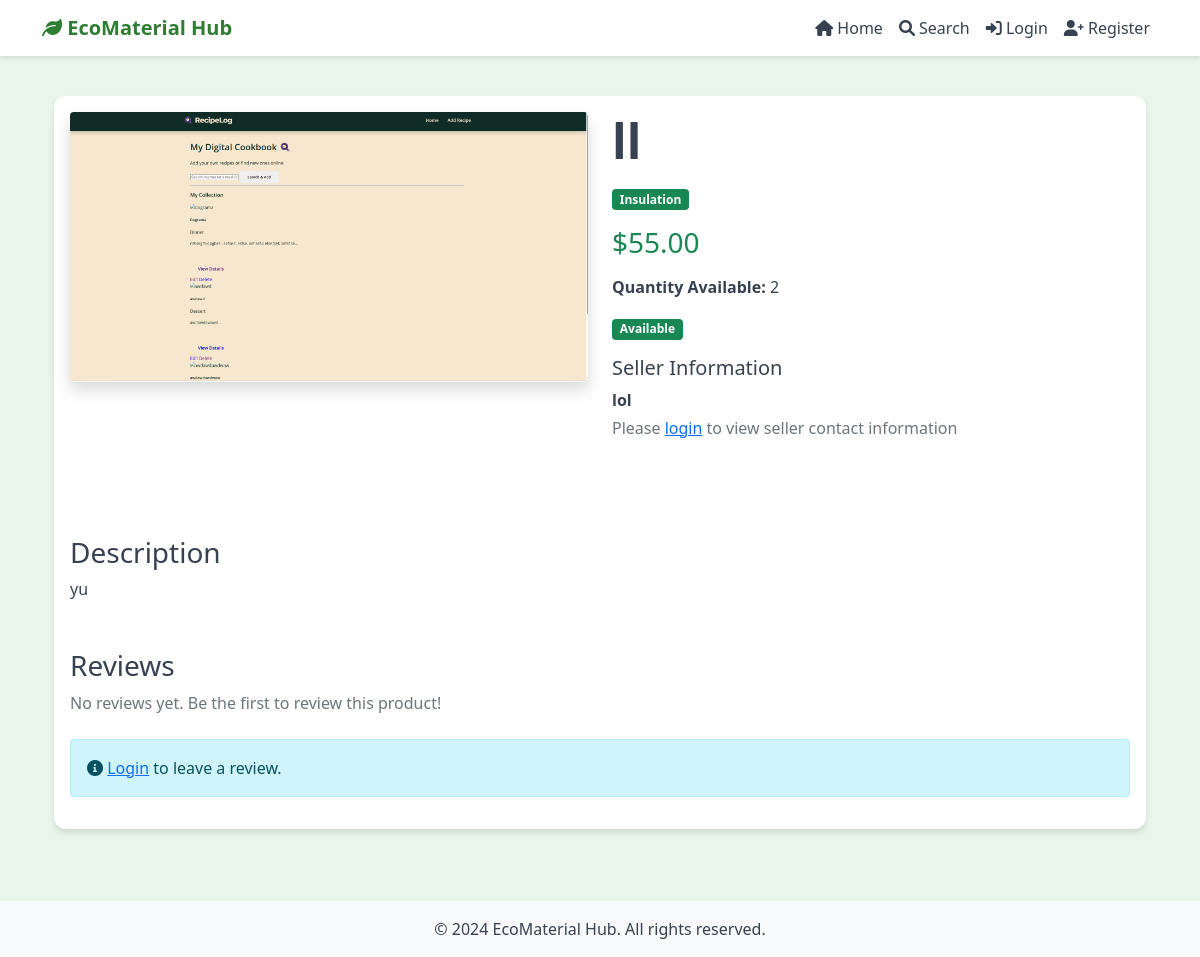
Page /product/1 on the committed database.
### models.py (models this page shows, shortened)
class Product(db.Model):
    __tablename__ = 'products'
    id = db.Column(db.Integer, primary_key=True)
    title = db.Column(db.String(200), nullable=False)
    description = db.Column(db.Text, nullable=False)
    price = db.Column(db.Numeric(10, 2), nullable=False)
    quantity = db.Column(db.Integer, nullable=False)
    status = db.Column(db.String(20), default='Available')  # Available/Sold/Reserved
    photo_filename = db.Column(db.String(255))
    created_at = db.Column(db.DateTime, default=datetime.utcnow)
    seller_id = db.Column(db.Integer, db.ForeignKey('users.id'), nullable=False)
    category_id = db.Column(db.Integer, db.ForeignKey('categories.id'), nullable=False)
    reviews = db.relationship('Review', backref='product', lazy=True, cascade='all, delete-orphan')
    favorites = db.relationship('Favorite', backref='product', lazy=True, cascade='all, delete-orphan')

class Category(db.Model):
    __tablename__ = 'categories'
    id = db.Column(db.Integer, primary_key=True)
    name = db.Column(db.String(100), unique=True, nullable=False)
    description = db.Column(db.Text)
    created_at = db.Column(db.DateTime, default=datetime.utcnow)
    products = db.relationship('Product', backref='category', lazy=True)

class User(UserMixin, db.Model):
    __tablename__ = 'users'
    id = db.Column(db.Integer, primary_key=True)
    business_name = db.Column(db.String(200), nullable=False)
    username = db.Column(db.String(80), unique=True, nullable=False)
    email = db.Column(db.String(120), unique=True, nullable=False)
    password_hash = db.Column(db.String(255), nullable=False)
    role = db.Column(db.String(20), default='User')  # Admin/User
    phone_number = db.Column(db.String(20))
    telegram_id = db.Column(db.String(50))  # Store Telegram username or ID
    balance = db.Column(db.Numeric(10, 2), default=0)  # User balance in tokens/manat
    created_at = db.Column(db.DateTime, default=datetime.utcnow)
    is_active = db.Column(db.Boolean, default=True)
    products = db.relationship('Product', backref='seller', lazy=True)
    reviews = db.relationship('Review', foreign_keys='Review.reviewer_id', backref='reviewer', lazy=True)
    favorites = db.relationship('Favorite', backref='user', lazy=True)

### app.py (the view)
@app.route('/product/<int:product_id>')
def product_detail(product_id):
    product = Product.query.get_or_404(product_id)
    is_favorited = False
    if current_user.is_authenticated:
        is_favorited = Favorite.query.filter_by(user_id=current_user.id, product_id=product_id).first() is not None
        has_reviewed = Review.query.filter_by(product_id=product_id, reviewer_id=current_user.id).first() is not None
    else:
        has_reviewed = False
    from forms import SearchForm
    form = SearchForm()
    return render_template('product_detail.html', product=product, is_favorited=is_favorited, has_reviewed=has_reviewed, form=form)

### templates/product_detail.html (shortened to what this page needs)
{% extends "layout.html" %}
{% block content %}
<div class="container py-4">
    <div class="card">
        <div class="card-body">
            <div class="row">
                <div class="col-lg-6">
                    {% if product.photo_filename %}
                        <img src="{{ url_for('static', filename='uploads/' + product.photo_filename) }}"
                             alt="{{ product.title }}" class="img-fluid rounded shadow">
                    {% else %}
                        <div class="d-flex align-items-center justify-content-center bg-light rounded" style="height: 400px;">
                            <i class="fas fa-box fa-5x text-success"></i>
                        </div>
                    {% endif %}
                </div>
                <div class="col-lg-6">
                    <h1 class="display-5 fw-bold mb-3">{{ product.title }}</h1>
                    <span class="badge bg-success mb-3 d-inline-block">{{ product.category.name }}</span>
                    <div class="h3 text-success mb-3">${{ "%.2f"|format(product.price) }}</div>
                    <div class="mb-3">
                        <strong>Quantity Available:</strong> {{ product.quantity }}
                    </div>
                    <div class="mb-3">
                        <span class="badge bg-{{ 'success' if product.status == 'Available' else 'secondary' }}">
                            {{ product.status }}
                        </span>
                    </div>
                    <div class="mb-4">
                        <h5>Seller Information</h5>
                        <p class="mb-1"><strong>{{ product.seller.business_name }}</strong></p>
                        {% if current_user.is_authenticated %}
                            <a href="{{ url_for('view_seller_number', product_id=product.id) }}" class="btn btn-primary btn-lg">
                                <i class="fas fa-phone"></i> View Seller Number (1 token)
                            </a>
                            <p class="text-muted small mt-2">Click to reveal seller's phone number</p>
                        {% else %}
                            <p class="text-muted">Please <a href="{{ url_for('login') }}">login</a> to view seller contact information</p>
                        {% endif %}
                    </div>
                </div>
            </div>
            <div class="mt-5">
                <h3>Description</h3>
                <p>{{ product.description }}</p>
            </div>
            <div class="mt-5">
                <h3>Reviews</h3>
                {% if product.reviews %}
                    <div class="mb-4">
                        <div class="d-flex align-items-center mb-3">
                            <div class="h4 mb-0 me-3">
                                {{ "%.1f"|format(product.reviews|map(attribute='rating')|sum / product.reviews|length) }}
                            </div>
                            <div class="text-warning">
                                {% for i in range(5) %}
                                    {% if i < (product.reviews|map(attribute='rating')|sum / product.reviews|length) %}
                                        <i class="fas fa-star"></i>
                                    {% else %}
                                        <i class="far fa-star"></i>
                                    {% endif %}
                                {% endfor %}
                            </div>
                            <span class="text-muted ms-2">({{ product.reviews|length }} reviews)</span>
                        </div>
                    </div>
                    <div class="reviews-list">
                        {% for review in product.reviews %}
                            <div class="card mb-3">
                                <div class="card-body">
                                    <div class="d-flex justify-content-between mb-2">
                                        <h6 class="mb-0">{{ review.reviewer.business_name }}</h6>
                                        <small class="text-muted">{{ review.created_at.strftime('%B %d, %Y') }}</small>
                                    </div>
                                    <div class="text-warning mb-2">
                                        {% for i in range(1, 6) %}
                                            {% if i <= review.rating %}
                                                <i class="fas fa-star"></i>
                                            {% else %}
                                                <i class="far fa-star"></i>
                                            {% endif %}
                                        {% endfor %}
                                    </div>
                                    {% if review.comment %}
                                        <p class="mb-0">{{ review.comment }}</p>
                                    {% endif %}
                                </div>
                            </div>
                        {% endfor %}
                    </div>
                {% else %}
                    <p class="text-muted">No reviews yet. Be the first to review this product!</p>
                {% endif %}
                {% if current_user.is_authenticated and not has_reviewed %}
                    <div class="card mt-4">
                        <div class="card-body">
                            <h5>Leave a Review</h5>
                            <form method="POST" action="{{ url_for('add_review', product_id=product.id) }}">
                                <div class="mb-3">
                                    <label class="form-label">Rating</label>
                                    <div class="btn-group" role="group">
                                        {% for i in range(5, 0, -1) %}
                                            <input type="radio" class="btn-check" name="rating" id="star{{ i }}" value="{{ i }}" required>
                                            <label class="btn btn-outline-warning" for="star{{ i }}">
                                                <i class="fas fa-star"></i> {{ i }}
                                            </label>
                                        {% endfor %}
                                    </div>
                                </div>
                                <div class="mb-3">
                                    <label for="comment" class="form-label">Comment (optional)</label>
                                    <textarea class="form-control" id="comment" name="comment" rows="3" maxlength="500"></textarea>
                                </div>
                                <button type="submit" class="btn btn-success">
                                    <i class="fas fa-star"></i> Submit Review
                                </button>
                            </form>
                        </div>
                    </div>
                {% elif current_user.is_authenticated and has_reviewed %}
                    <div class="alert alert-info mt-4">
                        <i class="fas fa-info-circle"></i> You have already reviewed this product.
                    </div>
                {% else %}
                    <div class="alert alert-info mt-4">
                        <i class="fas fa-info-circle"></i> <a href="{{ url_for('login') }}">Login</a> to leave a review.
                    </div>
                {% endif %}
            </div>
        </div>
    </div>
</div>
{% endblock %}

### templates/layout.html (shortened to what this page needs)
<!DOCTYPE html>
<html lang="en">
<head>
    <link href="https://cdn.jsdelivr.net/npm/bootstrap@5.1.3/dist/css/bootstrap.min.css" rel="stylesheet">
    <link href="https://cdnjs.cloudflare.com/ajax/libs/font-awesome/6.0.0/css/all.min.css" rel="stylesheet">
</head>
<body>
    <nav class="navbar navbar-expand-lg navbar-light">
        <div class="container">
            <a class="navbar-brand" href="{{ url_for('home') }}">
                <i class="fas fa-leaf"></i> EcoMaterial Hub
            </a>
            <div class="collapse navbar-collapse" id="navbarNav">
                <ul class="navbar-nav ms-auto">
                    <li class="nav-item">
                        <a class="nav-link" href="{{ url_for('home') }}">
                            <i class="fas fa-home"></i> Home
                        </a>
                    </li>
                    <li class="nav-item">
                        <a class="nav-link" href="{{ url_for('search') }}">
                            <i class="fas fa-search"></i> Search
                        </a>
                    </li>
                    {% if current_user.is_authenticated %}
                        <li class="nav-item">
                            <a class="nav-link" href="{{ url_for('favorites') }}">
                                <i class="fas fa-heart"></i> Favorites
                            </a>
                        </li>
                        <li class="nav-item">
                            <a class="nav-link" href="{{ url_for('sell') }}">
                                <i class="fas fa-plus"></i> Sell
                            </a>
                        </li>
                        <li class="nav-item">
                            <a class="nav-link" href="{{ url_for('dashboard') }}">
                                <i class="fas fa-tachometer-alt"></i> Dashboard
                            </a>
                        </li>
                        <li class="nav-item">
                            <a class="nav-link" href="{{ url_for('profile') }}">
                                <i class="fas fa-user"></i> Profile
                            </a>
                        </li>
                        <li class="nav-item">
                            <a class="nav-link" href="{{ url_for('payment_instructions') }}">
                                <i class="fas fa-coins"></i> Add Funds
                            </a>
                        </li>
                        <li class="nav-item">
                            <a class="nav-link" href="{{ url_for('logout') }}">
                                <i class="fas fa-sign-out-alt"></i> Logout
                            </a>
                        </li>
                    {% else %}
                        <li class="nav-item">
                            <a class="nav-link" href="{{ url_for('login') }}">
                                <i class="fas fa-sign-in-alt"></i> Login
                            </a>
                        </li>
                        <li class="nav-item">
                            <a class="nav-link" href="{{ url_for('register') }}">
                                <i class="fas fa-user-plus"></i> Register
                            </a>
                        </li>
                    {% endif %}
                </ul>
            </div>
        </div>
    </nav>
    <main class="container mb-5">
        {% block content %}{% endblock %}
    </main>
    <footer class="bg-light text-center py-3">
        <div class="container">
            <p class="mb-0">&copy; 2024 EcoMaterial Hub. All rights reserved.</p>
        </div>
    </footer>
</body>
</html>

### templates/layout.html (style rules this page uses)
:root { --forest-green: #2e7d32; --light-green: #66bb6a; --light-mint: #e8f5e9; --light-gray: #f5f5f5; --slate: #374151; }
body { font-family: 'Segoe UI', Tahoma, Geneva, Verdana, sans-serif; background-color: var(--light-mint); color: var(--slate); }
.navbar { background: white; box-shadow: 0 2px 4px rgba(0,0,0,0.1); }
.navbar-brand { color: var(--forest-green) !important; font-weight: bold; }
.nav-link { color: var(--slate) !important; transition: color 0.3s ease; }
.card { border: none; border-radius: 12px; box-shadow: 0 4px 6px rgba(0,0,0,0.1); background: white; }

### rows in the picture
Product: photo_filename (picture), title "ll", price "55.00", quantity "2", status "Available", description "yu"
Category: category.name "Insulation"
User: seller.business_name "lol"
